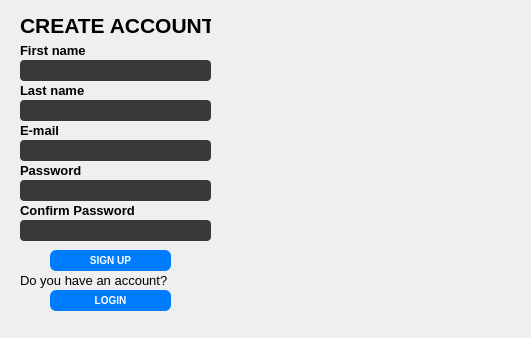
<?xml version="1.0" encoding="UTF-8"?>
<ui version="4.0">
 <class>Register</class>
 <widget class="QDialog" name="Register">
  <property name="geometry">
   <rect>
    <x>0</x>
    <y>0</y>
    <width>531</width>
    <height>338</height>
   </rect>
  </property>
  <property name="windowTitle">
   <string>Signup</string>
  </property>
  <widget class="QWidget" name="widget" native="true">
   <property name="geometry">
    <rect>
     <x>220</x>
     <y>0</y>
     <width>291</width>
     <height>301</height>
    </rect>
   </property>
   <property name="styleSheet">
    <string notr="true">QWidget{
border-image:url(:/image/signup.png/);
}</string>
   </property>
  </widget>
  <widget class="QLabel" name="label">
   <property name="geometry">
    <rect>
     <x>20</x>
     <y>10</y>
     <width>191</width>
     <height>31</height>
    </rect>
   </property>
   <property name="text">
    <string>&lt;html&gt;&lt;head/&gt;&lt;body&gt;&lt;p align=&quot;center&quot;&gt;&lt;span style=&quot; font-size:16pt; font-weight:700;&quot;&gt;CREATE ACCOUNT&lt;/span&gt;&lt;/p&gt;&lt;/body&gt;&lt;/html&gt;</string>
   </property>
  </widget>
  <widget class="QLabel" name="label_username">
   <property name="geometry">
    <rect>
     <x>20</x>
     <y>40</y>
     <width>121</width>
     <height>21</height>
    </rect>
   </property>
   <property name="text">
    <string>&lt;html&gt;&lt;head/&gt;&lt;body&gt;&lt;p&gt;&lt;span style=&quot; font-size:10pt; font-weight:700;&quot;&gt;First name&lt;/span&gt;&lt;/p&gt;&lt;/body&gt;&lt;/html&gt;</string>
   </property>
  </widget>
  <widget class="QLineEdit" name="firstname">
   <property name="geometry">
    <rect>
     <x>20</x>
     <y>60</y>
     <width>191</width>
     <height>21</height>
    </rect>
   </property>
   <property name="styleSheet">
    <string notr="true">QLineEdit{

  
  border-radius: 4px; 
 
  background-color: #393939;x;
}
</string>
   </property>
  </widget>
  <widget class="QLabel" name="label_username_2">
   <property name="geometry">
    <rect>
     <x>20</x>
     <y>80</y>
     <width>121</width>
     <height>21</height>
    </rect>
   </property>
   <property name="text">
    <string>&lt;html&gt;&lt;head/&gt;&lt;body&gt;&lt;p&gt;&lt;span style=&quot; font-size:10pt; font-weight:700;&quot;&gt;Last name&lt;/span&gt;&lt;/p&gt;&lt;/body&gt;&lt;/html&gt;</string>
   </property>
  </widget>
  <widget class="QLineEdit" name="lastname">
   <property name="geometry">
    <rect>
     <x>20</x>
     <y>100</y>
     <width>191</width>
     <height>21</height>
    </rect>
   </property>
   <property name="styleSheet">
    <string notr="true">QLineEdit{

  
  border-radius: 4px; 
 
  background-color: #393939;x;
}
</string>
   </property>
  </widget>
  <widget class="QLabel" name="label_username_3">
   <property name="geometry">
    <rect>
     <x>20</x>
     <y>120</y>
     <width>121</width>
     <height>21</height>
    </rect>
   </property>
   <property name="text">
    <string>&lt;html&gt;&lt;head/&gt;&lt;body&gt;&lt;p&gt;&lt;span style=&quot; font-size:10pt; font-weight:700;&quot;&gt;E-mail&lt;/span&gt;&lt;/p&gt;&lt;/body&gt;&lt;/html&gt;</string>
   </property>
  </widget>
  <widget class="QLineEdit" name="email">
   <property name="geometry">
    <rect>
     <x>20</x>
     <y>140</y>
     <width>191</width>
     <height>21</height>
    </rect>
   </property>
   <property name="styleSheet">
    <string notr="true">QLineEdit{

  
  border-radius: 4px; 
 
  background-color: #393939;x;
}
</string>
   </property>
  </widget>
  <widget class="QLabel" name="label_username_4">
   <property name="geometry">
    <rect>
     <x>20</x>
     <y>160</y>
     <width>121</width>
     <height>21</height>
    </rect>
   </property>
   <property name="text">
    <string>&lt;html&gt;&lt;head/&gt;&lt;body&gt;&lt;p&gt;&lt;span style=&quot; font-size:10pt; font-weight:700;&quot;&gt;Password&lt;/span&gt;&lt;/p&gt;&lt;/body&gt;&lt;/html&gt;</string>
   </property>
  </widget>
  <widget class="QLineEdit" name="password">
   <property name="geometry">
    <rect>
     <x>20</x>
     <y>180</y>
     <width>191</width>
     <height>21</height>
    </rect>
   </property>
   <property name="styleSheet">
    <string notr="true">QLineEdit{

  
  border-radius: 4px; 
 
  background-color: #393939;x;
}
</string>
   </property>
   <property name="echoMode">
    <enum>QLineEdit::EchoMode::Password</enum>
   </property>
  </widget>
  <widget class="QLabel" name="label_username_5">
   <property name="geometry">
    <rect>
     <x>20</x>
     <y>200</y>
     <width>121</width>
     <height>21</height>
    </rect>
   </property>
   <property name="text">
    <string>&lt;html&gt;&lt;head/&gt;&lt;body&gt;&lt;p&gt;&lt;span style=&quot; font-size:10pt; font-weight:700;&quot;&gt;Confirm Password&lt;/span&gt;&lt;/p&gt;&lt;/body&gt;&lt;/html&gt;</string>
   </property>
  </widget>
  <widget class="QLineEdit" name="confirm">
   <property name="geometry">
    <rect>
     <x>20</x>
     <y>220</y>
     <width>191</width>
     <height>21</height>
    </rect>
   </property>
   <property name="styleSheet">
    <string notr="true">QLineEdit{

  
  border-radius: 4px; 
 
  background-color: #393939;x;
}
</string>
   </property>
   <property name="echoMode">
    <enum>QLineEdit::EchoMode::Password</enum>
   </property>
  </widget>
  <widget class="QPushButton" name="signup">
   <property name="geometry">
    <rect>
     <x>50</x>
     <y>250</y>
     <width>121</width>
     <height>21</height>
    </rect>
   </property>
   <property name="styleSheet">
    <string notr="true">QPushButton {
	background-color:#007cff;
border-radius:6px;
font-size:10px;
font-weight: bold;
color:white;

}</string>
   </property>
   <property name="text">
    <string>SIGN UP</string>
   </property>
  </widget>
  <widget class="QLabel" name="label_username_6">
   <property name="geometry">
    <rect>
     <x>20</x>
     <y>270</y>
     <width>211</width>
     <height>21</height>
    </rect>
   </property>
   <property name="text">
    <string>&lt;html&gt;&lt;head/&gt;&lt;body&gt;&lt;p&gt;&lt;span style=&quot; font-size:10pt;&quot;&gt;Do you have an account?&lt;/span&gt;&lt;/p&gt;&lt;/body&gt;&lt;/html&gt;</string>
   </property>
  </widget>
  <widget class="QPushButton" name="signup_2">
   <property name="geometry">
    <rect>
     <x>50</x>
     <y>290</y>
     <width>121</width>
     <height>21</height>
    </rect>
   </property>
   <property name="styleSheet">
    <string notr="true">QPushButton {
	background-color:#007cff;
border-radius:6px;
font-size:10px;
font-weight: bold;
color:white;

}</string>
   </property>
   <property name="text">
    <string>LOGIN</string>
   </property>
  </widget>
 </widget>
 <resources/>
 <connections/>
</ui>
